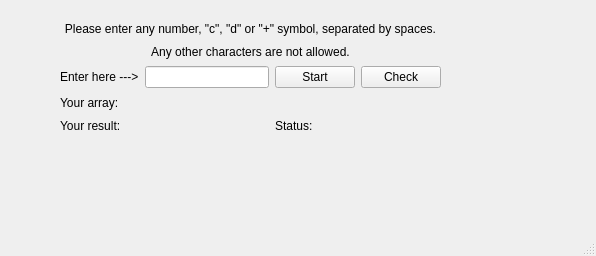
<?xml version="1.0" encoding="UTF-8"?>
<ui version="4.0">
 <class>MainWindow</class>
 <widget class="QMainWindow" name="MainWindow">
  <property name="geometry">
   <rect>
    <x>0</x>
    <y>0</y>
    <width>596</width>
    <height>256</height>
   </rect>
  </property>
  <property name="windowTitle">
   <string>MainWindow</string>
  </property>
  <widget class="QWidget" name="centralwidget">
   <widget class="QWidget" name="">
    <property name="geometry">
     <rect>
      <x>60</x>
      <y>20</y>
      <width>381</width>
      <height>114</height>
     </rect>
    </property>
    <layout class="QGridLayout" name="gridLayout">
     <item row="0" column="0" colspan="4">
      <widget class="QLabel" name="label">
       <property name="text">
        <string>Please enter any number, &quot;c&quot;, &quot;d&quot; or &quot;+&quot; symbol, separated by spaces.</string>
       </property>
       <property name="alignment">
        <set>Qt::AlignCenter</set>
       </property>
      </widget>
     </item>
     <item row="2" column="0">
      <widget class="QLabel" name="label_2">
       <property name="text">
        <string>Enter here ---&gt;</string>
       </property>
      </widget>
     </item>
     <item row="2" column="1">
      <widget class="QLineEdit" name="enterCArray"/>
     </item>
     <item row="2" column="2">
      <widget class="QPushButton" name="Start">
       <property name="text">
        <string>Start</string>
       </property>
      </widget>
     </item>
     <item row="2" column="3">
      <widget class="QPushButton" name="Check">
       <property name="text">
        <string>Check</string>
       </property>
      </widget>
     </item>
     <item row="3" column="0" colspan="3">
      <widget class="QLabel" name="yourArray">
       <property name="text">
        <string>Your array: </string>
       </property>
      </widget>
     </item>
     <item row="1" column="0" colspan="4">
      <widget class="QLabel" name="label_3">
       <property name="text">
        <string>Any other characters are not allowed.</string>
       </property>
       <property name="alignment">
        <set>Qt::AlignCenter</set>
       </property>
      </widget>
     </item>
     <item row="4" column="0" colspan="2">
      <widget class="QLabel" name="yourRes">
       <property name="text">
        <string>Your result: </string>
       </property>
      </widget>
     </item>
     <item row="4" column="2" colspan="2">
      <widget class="QLabel" name="status">
       <property name="text">
        <string>Status: </string>
       </property>
      </widget>
     </item>
    </layout>
   </widget>
  </widget>
  <widget class="QMenuBar" name="menubar">
   <property name="geometry">
    <rect>
     <x>0</x>
     <y>0</y>
     <width>596</width>
     <height>21</height>
    </rect>
   </property>
  </widget>
  <widget class="QStatusBar" name="statusbar"/>
 </widget>
 <resources/>
 <connections/>
</ui>
